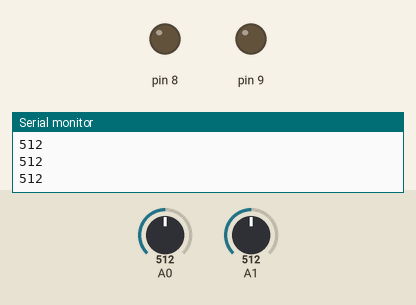
This sketch was run on a simulated Arduino Uno, built with avr-gcc and run on an emulated ATmega328P. Shown: output pins drawn as LEDs (lit = HIGH), the last lines printed to the serial monitor. The test bench sets the inputs (shaded band); at power-on: A0 = 512, A1 = 512.

Above: at 1.2 s.
1.3 s: A0 set to 498
At 2.5 s:
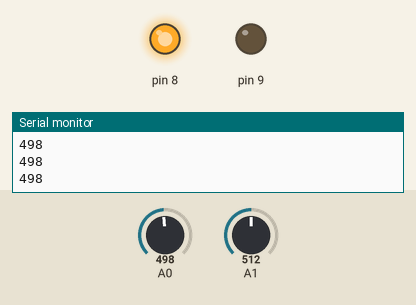
2.8 s: A1 set to 499
At 3.5 s:
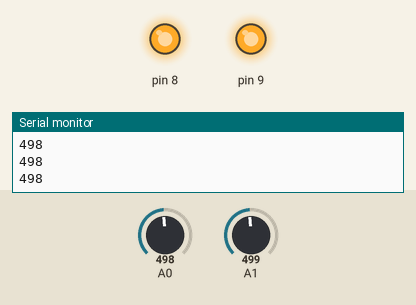
4.3 s: A0 set to 522
At 5.0 s:
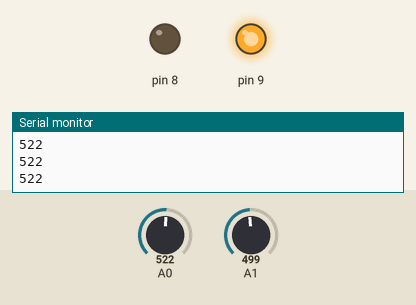
5.8 s: A0 set to 511
At 7.0 s:
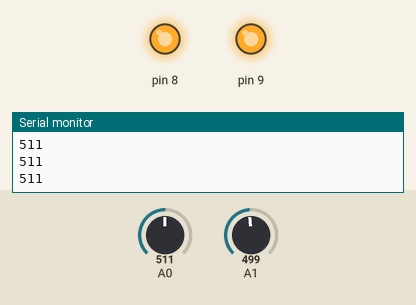
7.3 s: A0 set to 716
At 8.3 s:
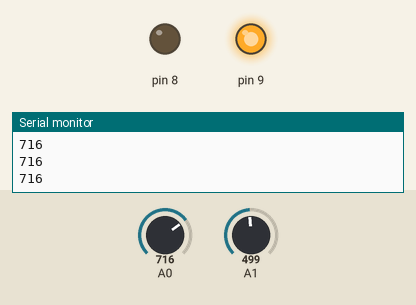
Timing chart, 0 to 9.8 s (numbered marks = the images above; inputs shaded):
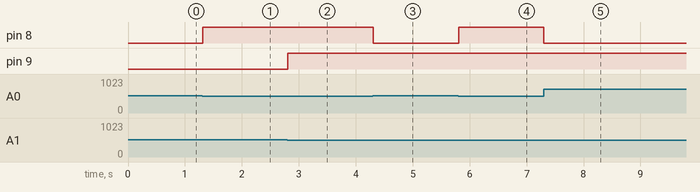

The sketch:

a2d_multi10_L.ino
```cpp
/*
  Analog to Digital Converter - Register Level Programming
  Multiple Channels with 10 bit resolution
  Right Adjust - ADLAR=0

  Tennessee Technological University
  Tristan Hill - Jan 12, 2016

*/

int val;

// the setup function runs once when you press reset or power the board
void setup() {

  // initialize digital pin 53(PB0) and pin 52(PB1) as an output(1).
  DDRB |= B00000011;
  PORTB=0; //LEDs off


  // setup analog to digital converter
  ADMUX |= B00000000;
  // Set ADC reference to AVREF (bit7-6,REFS1-0)
  // Right adjust ADC result to allow easy 8 bit reading (bit5,ADLAR)
  // Use AC0 (bit4-0,MUX4-0)

  ADCSRA |= B10000111;
  // Enable ADC (bit7,ADEN)
  // Start A2D Conversions (bit6,ADSC)
  // Dont Enable auto trigger (bit5,ADATE)
  // Clear Interrupt Flag (bit4,ADIF)
  // Enable Interrupts (bit3,ADIE)
  // Set ADC prescalar to 128 - 125KHz sample rate @ 16MHz (bit 0-2,ADPS2-0)

  // setup serail monitior
  Serial.begin(9600);          //  setup serial
  while (! Serial);
  Serial.println("Hello World!");

}

// the loop function runs over and over again forever
void loop() {

  ADMUX &= ~(1<<MUX0); // change channel to ADC0
  ADCSRA |= (1<<ADSC); //start conversions
  while (!(ADCSRA&B00010000)); // wait for conversion flag
  val=ADCL+ADCH*256; // IMPORTANT !!! access ADCL before ADCH !!!
  Serial.println(val); //debug print
  if (val<512){
    PORTB |= B00000001; //LED 0 anode high (on)
  } else {
    PORTB  &= B11111110;// LED 0 anode low (off)
  }
  ADCSRA |= (1<<ADIF); //clear conversion flag


  ADMUX |= (1<<MUX0); //change channel to ADC1
  ADCSRA |= (1<<ADSC); //start conversions
  while (!(ADCSRA&B00010000)); // wait for conversion flag
  val=ADCL+ADCH*256; // IMPORTANT !!! access ADCL before ADCH !!!
  //Serial.println(val); //debug print
  if (val<512){
    PORTB |= B00000010; //LED 1 anode high (on)
  }else {
    PORTB  &= B11111101;// LED 1 anode low (off)
  }
  ADCSRA |= (1<<ADIF); //clear conversion flag

  //delay(500); //delay for debug print
}
```

Measured:
- the behaviour switches between 512 and 511 on A0 (found by bisection; images 0 and 1)
- the behaviour switches between 512 and 511 on A1 (found by bisection; images 1 and 2)
- after the input at 1.3 s, pin 8: LOW → HIGH at once
- after the input at 2.8 s, pin 9: LOW → HIGH at once
- after the input at 4.3 s, pin 8: HIGH → LOW at once
- after the input at 5.8 s, pin 8: LOW → HIGH at once
- after the input at 7.3 s, pin 8: HIGH → LOW at once
